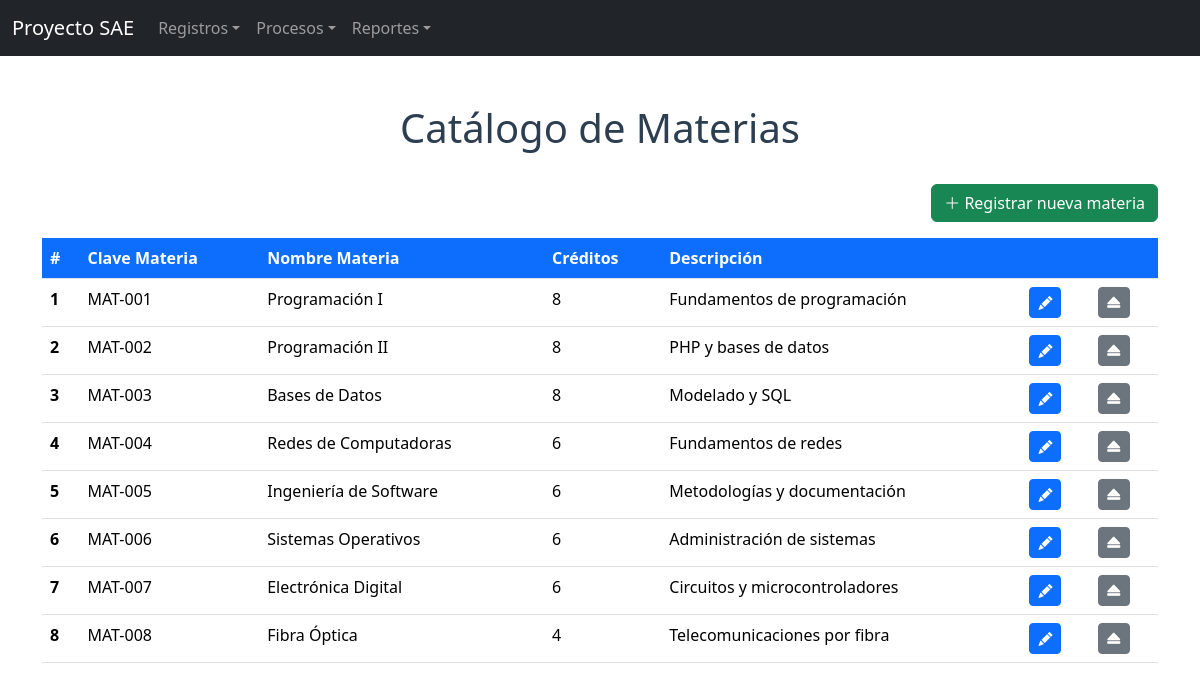
/Cruds/crudmaterias.php, run on the app's committed database.
### tables this page shows
CREATE TABLE materias (
    ID_MATERIAS     INT AUTO_INCREMENT PRIMARY KEY,
    CLAVE_MATERIA   VARCHAR(15) NOT NULL,
    NOMBRE_MATERIA  VARCHAR(50) NOT NULL,
    CREDITOS        VARCHAR(5)  NOT NULL,
    DESCRIPCION     VARCHAR(255) NOT NULL DEFAULT '',
    ESTATUS         VARCHAR(4)  NOT NULL DEFAULT 'ALTA'
);

### Cruds/conexion.php (called while the page is built, shortened)
<?php
$base = preg_replace('#/(Cruds|formularios)/.*$#i', '', $_SERVER['SCRIPT_NAME']);
$servidor = "localhost";
$usuario  = "root";
$password = "";
$base_datos = "proyecto_sae";
$conexion = new mysqli($servidor, $usuario, $password, $base_datos);
$conexion->set_charset("utf8mb4");
return $conexion;

### Cruds/crudmaterias.php (the view, shortened to what this page needs)
<?php
$mysqli = include "conexion.php";
$resultado = $mysqli->query("SELECT ID_MATERIAS AS idmateria, CLAVE_MATERIA AS clavemateria, NOMBRE_MATERIA AS nombremateria, CREDITOS AS creditos, DESCRIPCION AS descripcion FROM materias WHERE ESTATUS = 'ALTA'");
$materias = $resultado->fetch_all(MYSQLI_ASSOC);
?>
<!DOCTYPE html>
<html lang="es">
<head>
    <link href="<?= $base ?>/assets/css/bootstrap.min.css" rel="stylesheet">
    <link rel="stylesheet" href="<?= $base ?>/assets/css/bootstrap-icons.css">
</head>
<body>
<?php include __DIR__ . "/../NavBar/navbar.php"; ?>
<div class="container">
    <br><br>
    <h1 align="center">Catálogo de Materias</h1>
    <br>
    <div class="d-flex justify-content-end mb-3">
        <a href="<?= $base ?>/formularios/alta/Formulario_Materias.php" class="btn btn-success">
            <i class="bi bi-plus-lg"></i> Registrar nueva materia
        </a>
    </div>
    <table class="table">
        <thead class="thead-dark">
            <tr>
                <th scope="col">#</th>
                <th scope="col">Clave Materia</th>
                <th scope="col">Nombre Materia</th>
                <th scope="col">Créditos</th>
                <th scope="col">Descripción</th>
                <th scope="col"></th>
                <th scope="col"></th>
            </tr>
        </thead>
        <tbody>
<?php foreach ($materias as $materia) { ?>
            <tr>
                <th scope="row"><?php echo $materia["idmateria"]; ?></th>
                <td><?php echo htmlspecialchars($materia["clavemateria"]); ?></td>
                <td><?php echo htmlspecialchars($materia["nombremateria"]); ?></td>
                <td><?php echo htmlspecialchars($materia["creditos"]); ?></td>
                <td><?php echo htmlspecialchars($materia["descripcion"]); ?></td>
                <td>
                    <a href="<?= $base ?>/formularios/modificar/Modificar_Materias.php?id=<?php echo $materia["idmateria"]; ?>" class="btn btn-sm btn-primary" title="Modificar">
                        <i class="bi bi-pencil-fill"></i>
                    </a>
                </td>
                <td>
                    <a href="crudmaterias.php?baja=<?php echo $materia["idmateria"]; ?>" class="btn btn-sm btn-secondary" title="Baja" onclick="return confirm('¿Dar de baja esta materia?');">
                        <i class="bi bi-eject-fill"></i>
                    </a>
                </td>
            </tr>
<?php } ?>
        </tbody>
    </table>
</div>
</body>
</html>

### Cruds/crudmaterias.php (style rules this page uses)
thead.thead-dark th { background-color: #0d6efd; color: #ffffff; }
h1 { color: #2c3e50; }

### data on the page
materias: ID_MATERIAS "1", CLAVE_MATERIA "MAT-001", NOMBRE_MATERIA "Programación I", CREDITOS "8", DESCRIPCION "Fundamentos de programación"
materias: ID_MATERIAS "2", CLAVE_MATERIA "MAT-002", NOMBRE_MATERIA "Programación II", CREDITOS "8", DESCRIPCION "PHP y bases de datos"
materias: ID_MATERIAS "3", CLAVE_MATERIA "MAT-003", NOMBRE_MATERIA "Bases de Datos", CREDITOS "8", DESCRIPCION "Modelado y SQL"
materias: ID_MATERIAS "4", CLAVE_MATERIA "MAT-004", NOMBRE_MATERIA "Redes de Computadoras", CREDITOS "6", DESCRIPCION "Fundamentos de redes"
materias: ID_MATERIAS "5", CLAVE_MATERIA "MAT-005", NOMBRE_MATERIA "Ingeniería de Software", CREDITOS "6", DESCRIPCION "Metodologías y documentación"
materias: ID_MATERIAS "6", CLAVE_MATERIA "MAT-006", NOMBRE_MATERIA "Sistemas Operativos", CREDITOS "6", DESCRIPCION "Administración de sistemas"
materias: ID_MATERIAS "7", CLAVE_MATERIA "MAT-007", NOMBRE_MATERIA "Electrónica Digital", CREDITOS "6", DESCRIPCION "Circuitos y microcontroladores"
materias: ID_MATERIAS "8", CLAVE_MATERIA "MAT-008", NOMBRE_MATERIA "Fibra Óptica", CREDITOS "4", DESCRIPCION "Telecomunicaciones por fibra"
